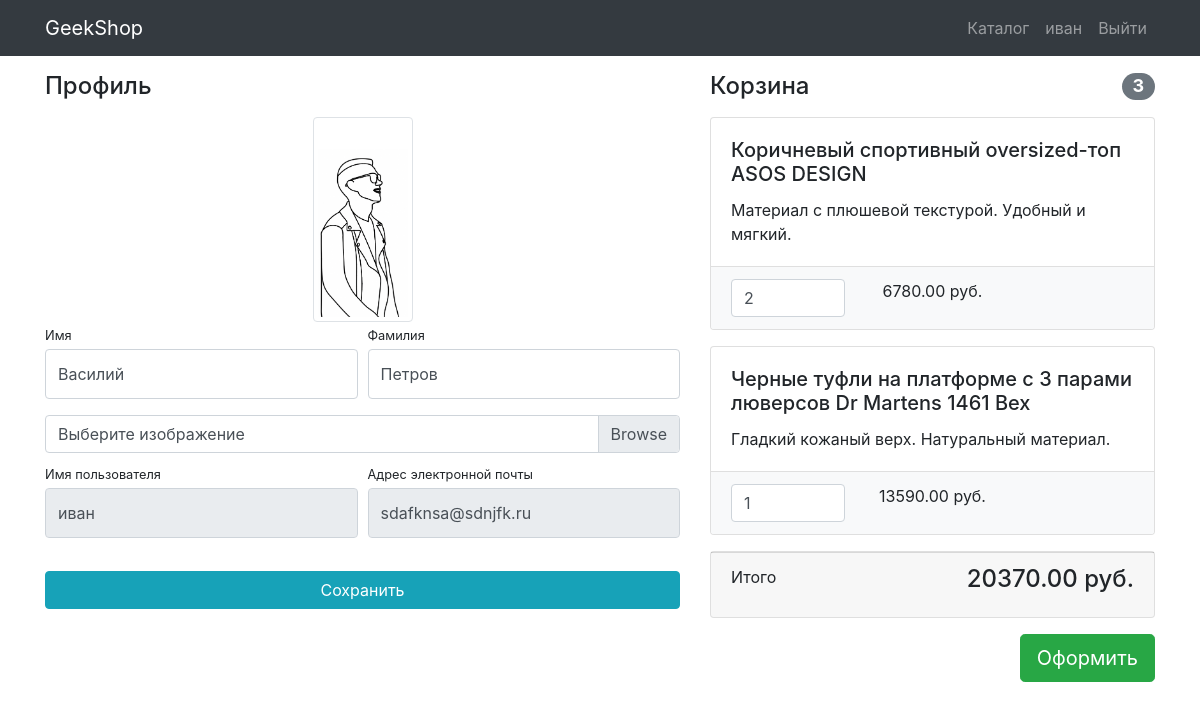
The page /users/profile/ (signed in) on the database as committed earlier.
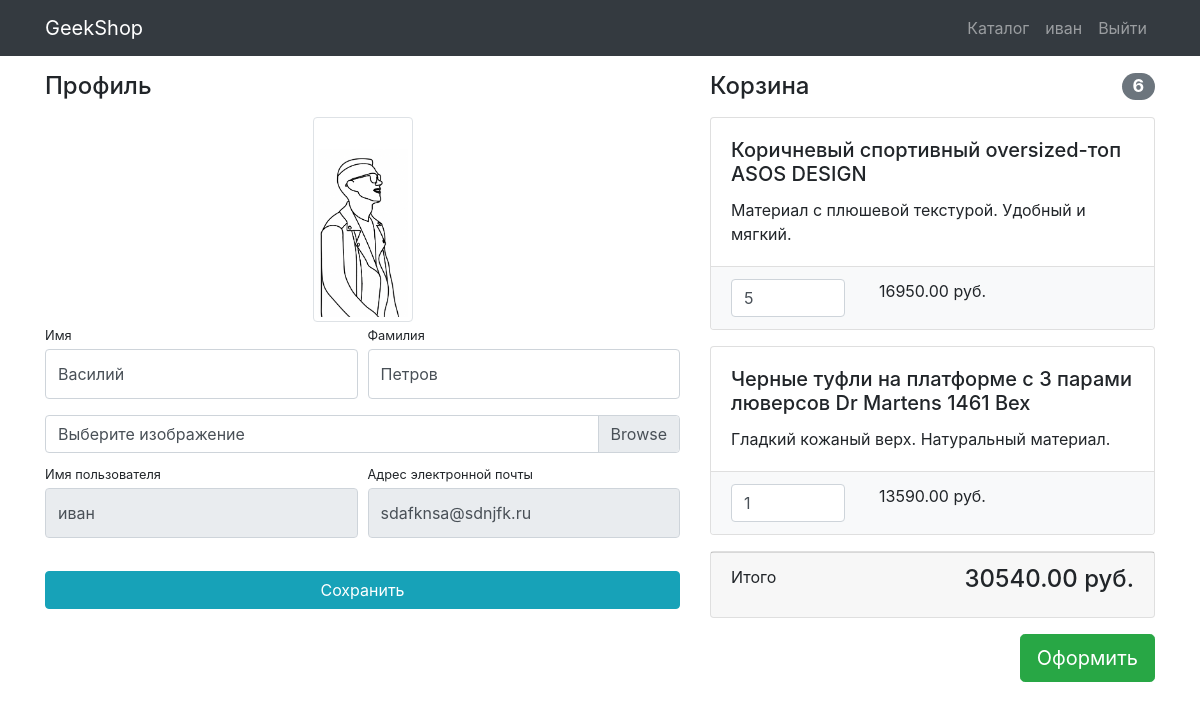
The same page on the database as committed later.
### basketapp/models.py (models this page shows, shortened)
class Basket(models.Model):
    user = models.ForeignKey(User, on_delete=models.CASCADE)
    product = models.ForeignKey(Product, on_delete=models.CASCADE)
    quantity = models.PositiveIntegerField(default=0)
    created_timestamp = models.DateTimeField(auto_now_add=True)
    def sum(self):
        return self.quantity * self.product.price
    def total_quantity(self):
        baskets = Basket.objects.filter(user=self.user)
        return sum(basket.quantity for basket in baskets)
    def total_sum(self):
        baskets = Basket.objects.filter(user=self.user)
        return sum(basket.sum() for basket in baskets)

### authapp/models.py (models this page shows)
class User(AbstractUser):
    image = models.ImageField(upload_to='users_images', blank=True)

### mainapp/models.py (models this page shows, shortened)
class Product(models.Model):
    name = models.CharField(max_length=256)
    image = models.ImageField(upload_to='products_images', blank=True)
    description = models.CharField(max_length=64, blank=True)
    price = models.DecimalField(max_digits=8, decimal_places=2, default=0)
    quantity = models.PositiveIntegerField(default=0)
    category = models.ForeignKey(ProductCategory, on_delete=models.CASCADE)

### authapp/views.py (the view)
# urls.py: path('profile/', profile, name='profile'),
@login_required
def profile(request):
    if request.method == 'POST':
        form = UserProfileForm(data=request.POST, files=request.FILES, instance=request.user)
        if form.is_valid():
            form.save()
            return HttpResponseRedirect(reverse('users:profile'))
    else:
        form = UserProfileForm(instance=request.user)
    context = {
        'title': 'GeekShop - Личный кабинет',
        'form': form,
        'baskets': Basket.objects.filter(user=request.user),
    }
    return render(request, 'authapp/profile.html', context)

### authapp/forms.py
class UserProfileForm(UserChangeForm):
    username = forms.CharField(widget=forms.TextInput(attrs={'class': 'form-control py-4', 'readonly': True}))
    email = forms.CharField(widget=forms.EmailInput(attrs={'class': 'form-control py-4', 'readonly': True}))
    first_name = forms.CharField(widget=forms.TextInput(attrs={'class': 'form-control py-4'}))
    last_name = forms.CharField(widget=forms.TextInput(attrs={'class': 'form-control py-4'}))
    image = forms.ImageField(widget=forms.FileInput(attrs={'class': 'custom-file-input'}), required=False)
    class Meta:
        model = User
        fields = ('username', 'email', 'first_name', 'last_name', 'image')

### authapp/templates/authapp/profile.html (shortened to what this page needs)
{% extends 'mainapp/base.html' %}
{% load static %}
{% block css %}
    <link href="{% static 'css/profile.css' %}" rel="stylesheet">
{% endblock %}
{% block content %}
    <div class="container">
        <div class="row">
            <div class="col-lg-7">
                <h4 class="mt-3 mb-3">Профиль</h4>
                <div class="col-lg-12 text-center">
                    <img width="100" height="100"
                         src="{% if user.image %} {{ user.image.url }} {% else %} {% static 'vendor/img/users/user_def_photo.jpg' %} {% endif %}"
                         class="img-thumbnail">
                </div>
                <form action="{% url 'users:profile' %}" method="post" enctype="multipart/form-data">
                    <div class="form-row">
                        <div class="col-lg-6">
                            <div class="form-group">
                                <label class="small mb-1" for="{{ form.first_name.id_for_label }}">Имя</label>
                                {{ form.first_name }}
                            </div>
                        </div>
                        <div class="col-lg-6">
                            <div class="form-group">
                                <label class="small mb-1" for="{{ form.last_name.id_for_label }}">Фамилия</label>
                                {{ form.last_name }}
                            </div>
                        </div>
                    </div>
                    <div class="form-row mb-2">
                        <div class="col-lg-12">
                            <div class="custom-file">
                                <label class="custom-file-label" for="{{ form.image.id_for_label }}">
                                    Выберите изображение
                                </label>
                            </div>
                        </div>
                    </div>
                    <div class="form-row">
                        <div class="col-lg-6">
                            <label class="small mb-1" for="{{ form.username.id_for_label }}">Имя пользователя</label>
                            {{ form.username }}
                        </div>
                        <div class="col-lg-6">
                            <label class="small mb-1" for="{{ form.email.id_for_label }}">Адрес электронной
                                почты</label>
                            {{ form.email }}
                        </div>
                    </div>
                    <div class="form-row">
                        <div class="col-lg-12" style="margin-top: 33px;">
                            <input class="btn btn-info btn-block" type="submit" value="Сохранить">
                        </div>
                    </div>
                </form>
            </div>
            <div class="col-lg-5">
                {% include 'basketapp/basket.html' %}
            </div>
        </div>
    </div>
{% endblock %}

### basketapp/templates/basketapp/basket.html (shortened to what this page needs)
<div class="basket_list">
    {% if baskets %}
        <h4 class="mt-3 mb-3 d-flex justify-content-between align-items-center mb-3">
            Корзина <span class="badge badge-secondary badge-pill">{{ baskets.0.total_quantity }}</span>
        </h4>
        {% for basket in baskets %}
            <div class="card mb-3">
                <div class="card-body">
                    <h5 class="card-title">{{ basket.product.name }}</h5>
                    <p class="card-text">{{ basket.product.description }}</p>
                </div>
                <ul class="list-group list-group-flush">
                    <li class="list-group-item bg-light">
                        <div class="row text-center">
                            <div class="col-lg-4">
                                <input name="{{ basket.id }}" type="number" class="form-control"
                                       value="{{ basket.quantity }}" min="0">
                            </div>
                            <div class="col-lg-4">{{ basket.sum }} руб.</div>
                            <div class="col-lg-4">
                            </div>
                        </div>
                    </li>
                </ul>
            </div>
        {% endfor %}
        <div class="card mb-3">
            <div class="card-footer">
                <p class="float-left">Итого</p>
                <h4 class="float-right">{{ baskets.0.total_sum }} руб.</h4>
            </div>
        </div>
        <button type="button" class="btn btn-success btn-lg float-right">Оформить</button>
    {% else %}
        <h4 class="mt-3 mb-3 text-center">
            Корзина пуста
        </h4>
    {% endif %}
</div>

Rows that differ between the two databases and show on the page:
changed Basket "Коричневый спортивный oversized-топ ASOS DESIGN": user+quantity "3" → "6"; quantity "2" → "5"; sum "6780.00" → "16950.00"; user+quantity+product "20370.00" → "30540.00"
